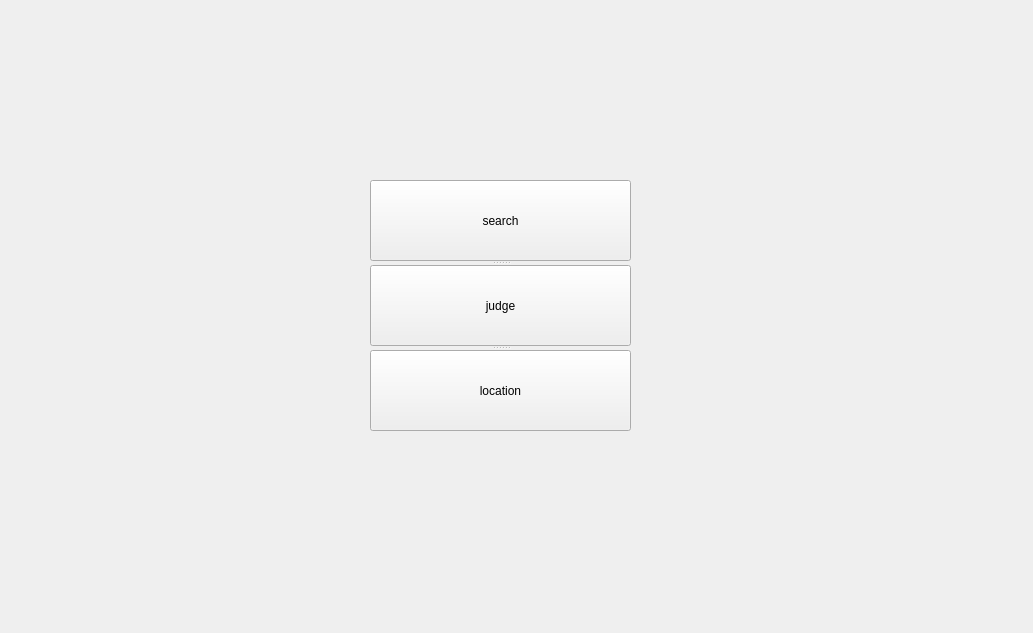
<?xml version="1.0" encoding="UTF-8"?>
<ui version="4.0">
 <class>customerform</class>
 <widget class="QWidget" name="customerform">
  <property name="geometry">
   <rect>
    <x>0</x>
    <y>0</y>
    <width>1033</width>
    <height>633</height>
   </rect>
  </property>
  <property name="windowTitle">
   <string>Form</string>
  </property>
  <widget class="QSplitter" name="splitter">
   <property name="geometry">
    <rect>
     <x>370</x>
     <y>180</y>
     <width>261</width>
     <height>251</height>
    </rect>
   </property>
   <property name="orientation">
    <enum>Qt::Vertical</enum>
   </property>
   <widget class="QPushButton" name="pushButton">
    <property name="text">
     <string>search</string>
    </property>
   </widget>
   <widget class="QPushButton" name="pushButton_2">
    <property name="text">
     <string>judge</string>
    </property>
   </widget>
   <widget class="QPushButton" name="pushButton_4">
    <property name="text">
     <string>location</string>
    </property>
   </widget>
  </widget>
 </widget>
 <resources/>
 <connections/>
</ui>
